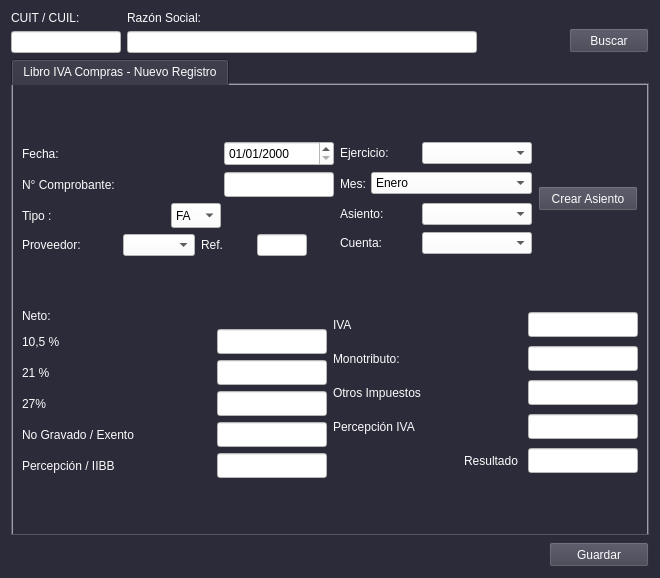
<?xml version="1.0" encoding="UTF-8"?>
<ui version="4.0">
 <class>form_libro_iva_compras_nuevo</class>
 <widget class="QWidget" name="form_libro_iva_compras_nuevo">
  <property name="geometry">
   <rect>
    <x>0</x>
    <y>0</y>
    <width>660</width>
    <height>578</height>
   </rect>
  </property>
  <property name="windowTitle">
   <string>Libro IVA Compras Nuevo</string>
  </property>
  <property name="styleSheet">
   <string notr="true">color: rgb(3, 3, 3);
background-color: rgb(44, 43, 58);
font: 10pt &quot;Liberation Sans&quot;;
color: rgb(252, 252, 252);
selection-background-color: rgb(155, 155, 185);</string>
  </property>
  <layout class="QGridLayout" name="gridLayout_2">
   <item row="1" column="0">
    <widget class="QTabWidget" name="tabWidget">
     <property name="styleSheet">
      <string notr="true">QTabWidget{
background-color: rgb(123, 121, 143);
}
QLineEdit {
background-color: rgb(255, 255, 255);
color: rgb(0, 0, 0);
}
QComboBox{
background-color: rgb(255, 255, 255);
color: rgb(0, 0, 0);
}</string>
     </property>
     <property name="currentIndex">
      <number>0</number>
     </property>
     <widget class="QWidget" name="tab">
      <attribute name="title">
       <string>Libro IVA Compras - Nuevo Registro</string>
      </attribute>
      <layout class="QGridLayout" name="gridLayout">
       <item row="0" column="0">
        <layout class="QHBoxLayout" name="horizontalLayout_24">
         <item>
          <layout class="QHBoxLayout" name="horizontalLayout_23">
           <item>
            <layout class="QVBoxLayout" name="verticalLayout">
             <item>
              <layout class="QHBoxLayout" name="horizontalLayout">
               <item>
                <widget class="QLabel" name="label">
                 <property name="text">
                  <string>Fecha: </string>
                 </property>
                </widget>
               </item>
               <item>
                <spacer name="horizontalSpacer_2">
                 <property name="orientation">
                  <enum>Qt::Horizontal</enum>
                 </property>
                 <property name="sizeHint" stdset="0">
                  <size>
                   <width>40</width>
                   <height>20</height>
                  </size>
                 </property>
                </spacer>
               </item>
               <item>
                <widget class="QDateEdit" name="dte_fec_nuevo">
                 <property name="minimumSize">
                  <size>
                   <width>110</width>
                   <height>25</height>
                  </size>
                 </property>
                 <property name="maximumSize">
                  <size>
                   <width>110</width>
                   <height>25</height>
                  </size>
                 </property>
                 <property name="styleSheet">
                  <string notr="true">background-color: rgb(255, 255, 255);
color: rgb(0, 0, 0);</string>
                 </property>
                 <property name="displayFormat">
                  <string>dd/MM/yyyy</string>
                 </property>
                </widget>
               </item>
              </layout>
             </item>
             <item>
              <layout class="QHBoxLayout" name="horizontalLayout_2">
               <item>
                <widget class="QLabel" name="label_5">
                 <property name="text">
                  <string>N° Comprobante: </string>
                 </property>
                </widget>
               </item>
               <item>
                <spacer name="horizontalSpacer_5">
                 <property name="orientation">
                  <enum>Qt::Horizontal</enum>
                 </property>
                 <property name="sizeHint" stdset="0">
                  <size>
                   <width>40</width>
                   <height>20</height>
                  </size>
                 </property>
                </spacer>
               </item>
               <item>
                <spacer name="horizontalSpacer_3">
                 <property name="orientation">
                  <enum>Qt::Horizontal</enum>
                 </property>
                 <property name="sizeHint" stdset="0">
                  <size>
                   <width>40</width>
                   <height>20</height>
                  </size>
                 </property>
                </spacer>
               </item>
               <item>
                <widget class="QLineEdit" name="lne_comprbante">
                 <property name="minimumSize">
                  <size>
                   <width>110</width>
                   <height>25</height>
                  </size>
                 </property>
                 <property name="maximumSize">
                  <size>
                   <width>110</width>
                   <height>25</height>
                  </size>
                 </property>
                 <property name="text">
                  <string/>
                 </property>
                </widget>
               </item>
              </layout>
             </item>
             <item>
              <layout class="QHBoxLayout" name="horizontalLayout_3">
               <item>
                <widget class="QLabel" name="label_6">
                 <property name="text">
                  <string>Tipo :</string>
                 </property>
                </widget>
               </item>
               <item>
                <spacer name="horizontalSpacer_9">
                 <property name="orientation">
                  <enum>Qt::Horizontal</enum>
                 </property>
                 <property name="sizeHint" stdset="0">
                  <size>
                   <width>40</width>
                   <height>20</height>
                  </size>
                 </property>
                </spacer>
               </item>
               <item>
                <widget class="QComboBox" name="cbx_tipo">
                 <property name="minimumSize">
                  <size>
                   <width>50</width>
                   <height>25</height>
                  </size>
                 </property>
                 <property name="maximumSize">
                  <size>
                   <width>50</width>
                   <height>25</height>
                  </size>
                 </property>
                 <item>
                  <property name="text">
                   <string>FA</string>
                  </property>
                 </item>
                 <item>
                  <property name="text">
                   <string>TFA</string>
                  </property>
                 </item>
                 <item>
                  <property name="text">
                   <string>FB</string>
                  </property>
                 </item>
                 <item>
                  <property name="text">
                   <string>TFB </string>
                  </property>
                 </item>
                 <item>
                  <property name="text">
                   <string>FC </string>
                  </property>
                 </item>
                 <item>
                  <property name="text">
                   <string>NDA </string>
                  </property>
                 </item>
                 <item>
                  <property name="text">
                   <string>NDB </string>
                  </property>
                 </item>
                 <item>
                  <property name="text">
                   <string>NDC</string>
                  </property>
                 </item>
                 <item>
                  <property name="text">
                   <string>NCA </string>
                  </property>
                 </item>
                 <item>
                  <property name="text">
                   <string>NCC </string>
                  </property>
                 </item>
                 <item>
                  <property name="text">
                   <string>NCB</string>
                  </property>
                 </item>
                </widget>
               </item>
               <item>
                <spacer name="horizontalSpacer_4">
                 <property name="orientation">
                  <enum>Qt::Horizontal</enum>
                 </property>
                 <property name="sizeHint" stdset="0">
                  <size>
                   <width>40</width>
                   <height>20</height>
                  </size>
                 </property>
                </spacer>
               </item>
              </layout>
             </item>
             <item>
              <layout class="QHBoxLayout" name="horizontalLayout_4">
               <item>
                <widget class="QLabel" name="label_2">
                 <property name="minimumSize">
                  <size>
                   <width>95</width>
                   <height>0</height>
                  </size>
                 </property>
                 <property name="maximumSize">
                  <size>
                   <width>95</width>
                   <height>16777215</height>
                  </size>
                 </property>
                 <property name="text">
                  <string>Proveedor: </string>
                 </property>
                </widget>
               </item>
               <item>
                <widget class="QComboBox" name="cbx_proveedor"/>
               </item>
               <item>
                <layout class="QHBoxLayout" name="horizontalLayout_7">
                 <item>
                  <widget class="QLabel" name="label_7">
                   <property name="minimumSize">
                    <size>
                     <width>50</width>
                     <height>0</height>
                    </size>
                   </property>
                   <property name="maximumSize">
                    <size>
                     <width>50</width>
                     <height>16777215</height>
                    </size>
                   </property>
                   <property name="text">
                    <string>Ref.</string>
                   </property>
                  </widget>
                 </item>
                 <item>
                  <widget class="QLineEdit" name="lne_ref">
                   <property name="minimumSize">
                    <size>
                     <width>50</width>
                     <height>0</height>
                    </size>
                   </property>
                   <property name="maximumSize">
                    <size>
                     <width>50</width>
                     <height>16777215</height>
                    </size>
                   </property>
                   <property name="text">
                    <string/>
                   </property>
                  </widget>
                 </item>
                 <item>
                  <spacer name="horizontalSpacer_8">
                   <property name="orientation">
                    <enum>Qt::Horizontal</enum>
                   </property>
                   <property name="sizeHint" stdset="0">
                    <size>
                     <width>40</width>
                     <height>20</height>
                    </size>
                   </property>
                  </spacer>
                 </item>
                </layout>
               </item>
              </layout>
             </item>
            </layout>
           </item>
           <item>
            <layout class="QVBoxLayout" name="verticalLayout_2">
             <item>
              <layout class="QHBoxLayout" name="horizontalLayout_8">
               <item>
                <widget class="QLabel" name="label_21">
                 <property name="text">
                  <string>Ejercicio:</string>
                 </property>
                </widget>
               </item>
               <item>
                <spacer name="horizontalSpacer_10">
                 <property name="orientation">
                  <enum>Qt::Horizontal</enum>
                 </property>
                 <property name="sizeHint" stdset="0">
                  <size>
                   <width>40</width>
                   <height>20</height>
                  </size>
                 </property>
                </spacer>
               </item>
               <item>
                <widget class="QComboBox" name="cbx_ejercicio">
                 <property name="minimumSize">
                  <size>
                   <width>110</width>
                   <height>0</height>
                  </size>
                 </property>
                 <property name="maximumSize">
                  <size>
                   <width>110</width>
                   <height>16777215</height>
                  </size>
                 </property>
                 <property name="styleSheet">
                  <string notr="true">background-color: rgb(255, 255, 255);
color: rgb(0, 0, 0);</string>
                 </property>
                 <item>
                  <property name="text">
                   <string/>
                  </property>
                 </item>
                </widget>
               </item>
              </layout>
             </item>
             <item>
              <layout class="QHBoxLayout" name="horizontalLayout_21">
               <item>
                <widget class="QLabel" name="label_22">
                 <property name="minimumSize">
                  <size>
                   <width>25</width>
                   <height>25</height>
                  </size>
                 </property>
                 <property name="maximumSize">
                  <size>
                   <width>25</width>
                   <height>25</height>
                  </size>
                 </property>
                 <property name="text">
                  <string>Mes:</string>
                 </property>
                </widget>
               </item>
               <item>
                <widget class="QComboBox" name="cbx_mes">
                 <item>
                  <property name="text">
                   <string>Enero</string>
                  </property>
                 </item>
                 <item>
                  <property name="text">
                   <string>Febrero</string>
                  </property>
                 </item>
                 <item>
                  <property name="text">
                   <string>Marzo</string>
                  </property>
                 </item>
                 <item>
                  <property name="text">
                   <string>Abril</string>
                  </property>
                 </item>
                 <item>
                  <property name="text">
                   <string>Mayo</string>
                  </property>
                 </item>
                 <item>
                  <property name="text">
                   <string>Junio</string>
                  </property>
                 </item>
                 <item>
                  <property name="text">
                   <string>Julio</string>
                  </property>
                 </item>
                 <item>
                  <property name="text">
                   <string>Agosto</string>
                  </property>
                 </item>
                 <item>
                  <property name="text">
                   <string>Septiembre</string>
                  </property>
                 </item>
                 <item>
                  <property name="text">
                   <string>Octubre</string>
                  </property>
                 </item>
                 <item>
                  <property name="text">
                   <string>Noviembre</string>
                  </property>
                 </item>
                 <item>
                  <property name="text">
                   <string>Diciembre</string>
                  </property>
                 </item>
                </widget>
               </item>
              </layout>
             </item>
             <item>
              <layout class="QHBoxLayout" name="horizontalLayout_5">
               <item>
                <widget class="QLabel" name="label_3">
                 <property name="text">
                  <string>Asiento: </string>
                 </property>
                </widget>
               </item>
               <item>
                <spacer name="horizontalSpacer_6">
                 <property name="orientation">
                  <enum>Qt::Horizontal</enum>
                 </property>
                 <property name="sizeHint" stdset="0">
                  <size>
                   <width>40</width>
                   <height>20</height>
                  </size>
                 </property>
                </spacer>
               </item>
               <item>
                <widget class="QComboBox" name="cbx_asiento">
                 <property name="minimumSize">
                  <size>
                   <width>110</width>
                   <height>0</height>
                  </size>
                 </property>
                 <property name="maximumSize">
                  <size>
                   <width>110</width>
                   <height>16777215</height>
                  </size>
                 </property>
                 <property name="styleSheet">
                  <string notr="true">background-color: rgb(255, 255, 255);
color: rgb(0, 0, 0);</string>
                 </property>
                </widget>
               </item>
              </layout>
             </item>
             <item>
              <layout class="QHBoxLayout" name="horizontalLayout_6">
               <item>
                <widget class="QLabel" name="label_4">
                 <property name="text">
                  <string>Cuenta: </string>
                 </property>
                </widget>
               </item>
               <item>
                <spacer name="horizontalSpacer_7">
                 <property name="orientation">
                  <enum>Qt::Horizontal</enum>
                 </property>
                 <property name="sizeHint" stdset="0">
                  <size>
                   <width>40</width>
                   <height>20</height>
                  </size>
                 </property>
                </spacer>
               </item>
               <item>
                <widget class="QComboBox" name="cbx_cuenta">
                 <property name="minimumSize">
                  <size>
                   <width>110</width>
                   <height>0</height>
                  </size>
                 </property>
                 <property name="maximumSize">
                  <size>
                   <width>110</width>
                   <height>16777215</height>
                  </size>
                 </property>
                 <property name="styleSheet">
                  <string notr="true">background-color: rgb(255, 255, 255);
color: rgb(0, 0, 0);</string>
                 </property>
                </widget>
               </item>
              </layout>
             </item>
            </layout>
           </item>
          </layout>
         </item>
         <item>
          <widget class="QPushButton" name="btn_crear">
           <property name="minimumSize">
            <size>
             <width>100</width>
             <height>25</height>
            </size>
           </property>
           <property name="maximumSize">
            <size>
             <width>100</width>
             <height>25</height>
            </size>
           </property>
           <property name="styleSheet">
            <string notr="true">background-color: rgb(64, 63, 78);</string>
           </property>
           <property name="text">
            <string>Crear Asiento</string>
           </property>
          </widget>
         </item>
        </layout>
       </item>
       <item row="1" column="0">
        <layout class="QHBoxLayout" name="horizontalLayout_22">
         <item>
          <layout class="QVBoxLayout" name="verticalLayout_3">
           <item>
            <layout class="QHBoxLayout" name="horizontalLayout_9">
             <item>
              <widget class="QLabel" name="label_8">
               <property name="text">
                <string>Neto:</string>
               </property>
              </widget>
             </item>
            </layout>
           </item>
           <item>
            <layout class="QHBoxLayout" name="horizontalLayout_10">
             <item>
              <widget class="QLabel" name="label_9">
               <property name="text">
                <string>10,5 %</string>
               </property>
              </widget>
             </item>
             <item>
              <widget class="QLineEdit" name="lne_10_5">
               <property name="minimumSize">
                <size>
                 <width>110</width>
                 <height>25</height>
                </size>
               </property>
               <property name="maximumSize">
                <size>
                 <width>110</width>
                 <height>25</height>
                </size>
               </property>
               <property name="text">
                <string/>
               </property>
              </widget>
             </item>
            </layout>
           </item>
           <item>
            <layout class="QHBoxLayout" name="horizontalLayout_11">
             <item>
              <widget class="QLabel" name="label_10">
               <property name="text">
                <string>21 %</string>
               </property>
              </widget>
             </item>
             <item>
              <widget class="QLineEdit" name="lne_21">
               <property name="minimumSize">
                <size>
                 <width>110</width>
                 <height>25</height>
                </size>
               </property>
               <property name="maximumSize">
                <size>
                 <width>110</width>
                 <height>25</height>
                </size>
               </property>
               <property name="text">
                <string/>
               </property>
              </widget>
             </item>
            </layout>
           </item>
           <item>
            <layout class="QHBoxLayout" name="horizontalLayout_15">
             <item>
              <widget class="QLabel" name="label_11">
               <property name="text">
                <string>27% </string>
               </property>
              </widget>
             </item>
             <item>
              <widget class="QLineEdit" name="lne_27">
               <property name="minimumSize">
                <size>
                 <width>110</width>
                 <height>25</height>
                </size>
               </property>
               <property name="maximumSize">
                <size>
                 <width>110</width>
                 <height>25</height>
                </size>
               </property>
               <property name="text">
                <string/>
               </property>
              </widget>
             </item>
            </layout>
           </item>
           <item>
            <layout class="QHBoxLayout" name="horizontalLayout_13">
             <item>
              <widget class="QLabel" name="label_15">
               <property name="text">
                <string>No Gravado / Exento</string>
               </property>
              </widget>
             </item>
             <item>
              <widget class="QLineEdit" name="lne_no_grav">
               <property name="minimumSize">
                <size>
                 <width>110</width>
                 <height>25</height>
                </size>
               </property>
               <property name="maximumSize">
                <size>
                 <width>110</width>
                 <height>25</height>
                </size>
               </property>
               <property name="text">
                <string/>
               </property>
              </widget>
             </item>
            </layout>
           </item>
           <item>
            <layout class="QHBoxLayout" name="horizontalLayout_14">
             <item>
              <widget class="QLabel" name="label_16">
               <property name="text">
                <string>Percepción / IIBB</string>
               </property>
              </widget>
             </item>
             <item>
              <widget class="QLineEdit" name="lne_iibb">
               <property name="minimumSize">
                <size>
                 <width>110</width>
                 <height>25</height>
                </size>
               </property>
               <property name="maximumSize">
                <size>
                 <width>110</width>
                 <height>25</height>
                </size>
               </property>
               <property name="text">
                <string/>
               </property>
              </widget>
             </item>
            </layout>
           </item>
          </layout>
         </item>
         <item>
          <layout class="QVBoxLayout" name="verticalLayout_4">
           <item>
            <layout class="QHBoxLayout" name="horizontalLayout_16">
             <item>
              <widget class="QLabel" name="label_13">
               <property name="text">
                <string>IVA</string>
               </property>
              </widget>
             </item>
             <item>
              <widget class="QLineEdit" name="lne_iva">
               <property name="minimumSize">
                <size>
                 <width>110</width>
                 <height>25</height>
                </size>
               </property>
               <property name="maximumSize">
                <size>
                 <width>110</width>
                 <height>25</height>
                </size>
               </property>
               <property name="text">
                <string/>
               </property>
              </widget>
             </item>
            </layout>
           </item>
           <item>
            <layout class="QHBoxLayout" name="horizontalLayout_12">
             <item>
              <widget class="QLabel" name="label_12">
               <property name="text">
                <string>Monotributo:</string>
               </property>
              </widget>
             </item>
             <item>
              <widget class="QLineEdit" name="lne_monotrib">
               <property name="minimumSize">
                <size>
                 <width>110</width>
                 <height>25</height>
                </size>
               </property>
               <property name="maximumSize">
                <size>
                 <width>110</width>
                 <height>25</height>
                </size>
               </property>
               <property name="text">
                <string/>
               </property>
              </widget>
             </item>
            </layout>
           </item>
           <item>
            <layout class="QHBoxLayout" name="horizontalLayout_17">
             <item>
              <widget class="QLabel" name="label_14">
               <property name="text">
                <string>Otros Impuestos </string>
               </property>
              </widget>
             </item>
             <item>
              <widget class="QLineEdit" name="lne_otros">
               <property name="minimumSize">
                <size>
                 <width>110</width>
                 <height>25</height>
                </size>
               </property>
               <property name="maximumSize">
                <size>
                 <width>110</width>
                 <height>25</height>
                </size>
               </property>
               <property name="text">
                <string/>
               </property>
              </widget>
             </item>
            </layout>
           </item>
           <item>
            <layout class="QHBoxLayout" name="horizontalLayout_18">
             <item>
              <widget class="QLabel" name="label_17">
               <property name="text">
                <string>Percepción IVA</string>
               </property>
              </widget>
             </item>
             <item>
              <widget class="QLineEdit" name="lne_percepcion_iva">
               <property name="minimumSize">
                <size>
                 <width>110</width>
                 <height>25</height>
                </size>
               </property>
               <property name="maximumSize">
                <size>
                 <width>110</width>
                 <height>25</height>
                </size>
               </property>
               <property name="text">
                <string/>
               </property>
              </widget>
             </item>
            </layout>
           </item>
           <item>
            <layout class="QHBoxLayout" name="horizontalLayout_19">
             <item alignment="Qt::AlignRight">
              <widget class="QLabel" name="label_18">
               <property name="text">
                <string>Resultado </string>
               </property>
              </widget>
             </item>
             <item>
              <widget class="QLineEdit" name="lne_resultado">
               <property name="minimumSize">
                <size>
                 <width>110</width>
                 <height>25</height>
                </size>
               </property>
               <property name="maximumSize">
                <size>
                 <width>110</width>
                 <height>25</height>
                </size>
               </property>
               <property name="text">
                <string/>
               </property>
              </widget>
             </item>
            </layout>
           </item>
          </layout>
         </item>
        </layout>
       </item>
      </layout>
      <zorder></zorder>
     </widget>
    </widget>
   </item>
   <item row="0" column="0">
    <layout class="QHBoxLayout" name="horizontalLayout_20">
     <item>
      <layout class="QVBoxLayout" name="verticalLayout_5">
       <item>
        <widget class="QLabel" name="label_19">
         <property name="text">
          <string>CUIT / CUIL: </string>
         </property>
        </widget>
       </item>
       <item>
        <widget class="QLineEdit" name="lne_cuit">
         <property name="minimumSize">
          <size>
           <width>110</width>
           <height>0</height>
          </size>
         </property>
         <property name="maximumSize">
          <size>
           <width>110</width>
           <height>16777215</height>
          </size>
         </property>
         <property name="styleSheet">
          <string notr="true">background-color: rgb(255, 255, 255);
color: rgb(0, 0, 0);</string>
         </property>
         <property name="text">
          <string/>
         </property>
        </widget>
       </item>
      </layout>
     </item>
     <item>
      <layout class="QVBoxLayout" name="verticalLayout_6">
       <item>
        <widget class="QLabel" name="label_20">
         <property name="text">
          <string>Razón Social: </string>
         </property>
        </widget>
       </item>
       <item>
        <widget class="QLineEdit" name="lne_razon_social">
         <property name="minimumSize">
          <size>
           <width>350</width>
           <height>0</height>
          </size>
         </property>
         <property name="maximumSize">
          <size>
           <width>350</width>
           <height>16777215</height>
          </size>
         </property>
         <property name="styleSheet">
          <string notr="true">background-color: rgb(255, 255, 255);
color: rgb(0, 0, 0);</string>
         </property>
        </widget>
       </item>
      </layout>
     </item>
     <item>
      <spacer name="horizontalSpacer_12">
       <property name="orientation">
        <enum>Qt::Horizontal</enum>
       </property>
       <property name="sizeHint" stdset="0">
        <size>
         <width>40</width>
         <height>20</height>
        </size>
       </property>
      </spacer>
     </item>
     <item alignment="Qt::AlignBottom">
      <widget class="QPushButton" name="btn_buscar">
       <property name="minimumSize">
        <size>
         <width>0</width>
         <height>25</height>
        </size>
       </property>
       <property name="maximumSize">
        <size>
         <width>16777215</width>
         <height>25</height>
        </size>
       </property>
       <property name="styleSheet">
        <string notr="true">background-color: rgb(64, 63, 78);</string>
       </property>
       <property name="text">
        <string>Buscar</string>
       </property>
      </widget>
     </item>
    </layout>
   </item>
   <item row="2" column="0" alignment="Qt::AlignRight">
    <widget class="QPushButton" name="btn_guardar">
     <property name="minimumSize">
      <size>
       <width>100</width>
       <height>25</height>
      </size>
     </property>
     <property name="maximumSize">
      <size>
       <width>100</width>
       <height>25</height>
      </size>
     </property>
     <property name="styleSheet">
      <string notr="true">background-color: rgb(64, 63, 78);</string>
     </property>
     <property name="text">
      <string>Guardar</string>
     </property>
    </widget>
   </item>
  </layout>
 </widget>
 <tabstops>
  <tabstop>lne_cuit</tabstop>
  <tabstop>lne_razon_social</tabstop>
  <tabstop>btn_buscar</tabstop>
  <tabstop>tabWidget</tabstop>
  <tabstop>dte_fec_nuevo</tabstop>
  <tabstop>cbx_ejercicio</tabstop>
  <tabstop>lne_comprbante</tabstop>
  <tabstop>cbx_asiento</tabstop>
  <tabstop>cbx_tipo</tabstop>
  <tabstop>cbx_cuenta</tabstop>
  <tabstop>cbx_proveedor</tabstop>
  <tabstop>lne_ref</tabstop>
  <tabstop>btn_crear</tabstop>
  <tabstop>lne_10_5</tabstop>
  <tabstop>lne_21</tabstop>
  <tabstop>lne_monotrib</tabstop>
  <tabstop>lne_no_grav</tabstop>
  <tabstop>lne_iibb</tabstop>
  <tabstop>lne_27</tabstop>
  <tabstop>lne_iva</tabstop>
  <tabstop>lne_otros</tabstop>
  <tabstop>lne_percepcion_iva</tabstop>
  <tabstop>lne_resultado</tabstop>
  <tabstop>btn_guardar</tabstop>
 </tabstops>
 <resources/>
 <connections/>
</ui>
